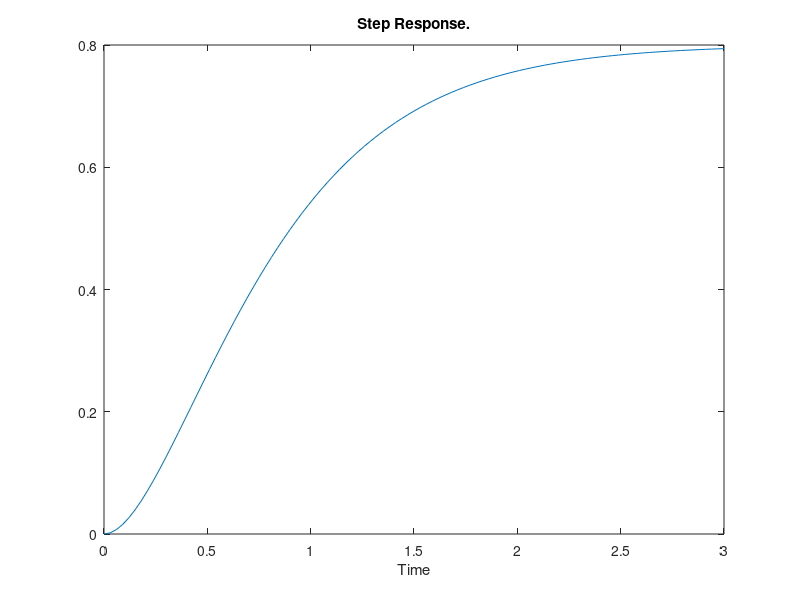
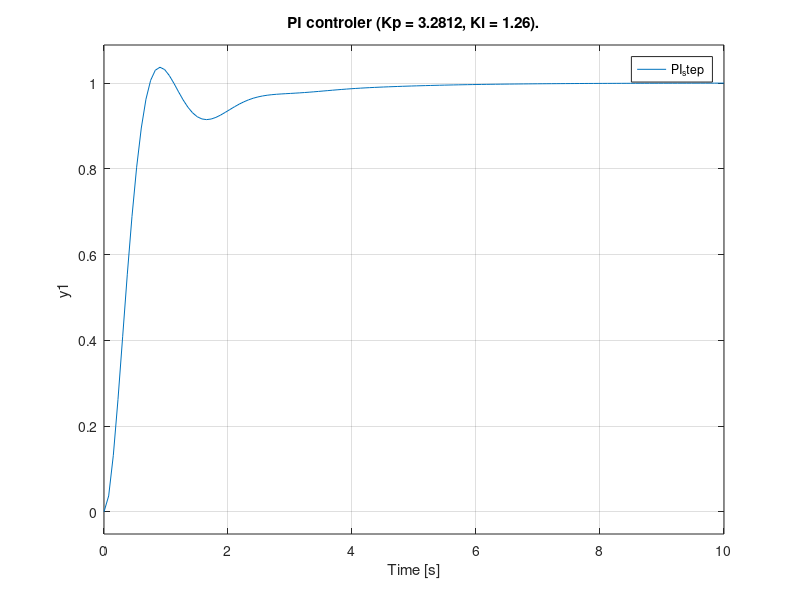
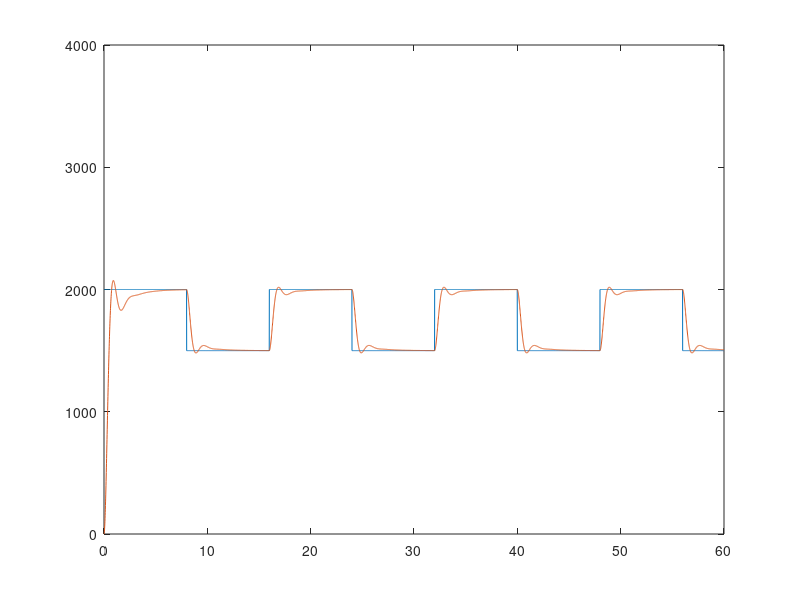

MATLAB code for these plots, in order:
clear all
close all
clc
Ks = 0.8;
Te = 0.14;  %tu
Tb = 1.05;  %tg

T1 = 0.37*Tb;
T2 = 3.33*Te;

sys  = Ks * tf(1, [T1 1]) * tf(1, [T2 1])

figure('Name','Transfer function')
% subplot(2,1,1);
[y,t] = step(sys);
plot(t, y);
title('Step Response.');
xlabel('Time'); 

% %///Parameters
% disp('p')
% Kp1 = (0.3*Tb)/(Ks*Te);
% %\\\

%///Parameters
disp('pi')
Kp = (0.35*Tb)/(Ks*Te);
Ti = 1.2*Tb;
%\\\
figure('Name','PI controller')
PID_controller = pidstd(Kp, Ti);
m3 = feedback(PID_controller*sys,1)
step(m3)
title(['PI controler (Kp = ' num2str(Kp) ', Ki = ' num2str(Ti)  ').']);
legend('PI_step')


%D.2
f = 1/16;
t1=0:0.01:60;
pulse = 500*square(2*pi*f*t1)/2 + 1750;
figure
plot(t1, pulse)
axis([0 60 0 4000])
hold on

resp = lsim(m3,pulse,t1);
plot(t1, resp) 

% %///Parameters
% disp('pid')
% Kp3 = (0.6*Tb)/(Ks*Te);
% Ti2 = Tb;
% Td = 0.5*Te;
% %\\\
